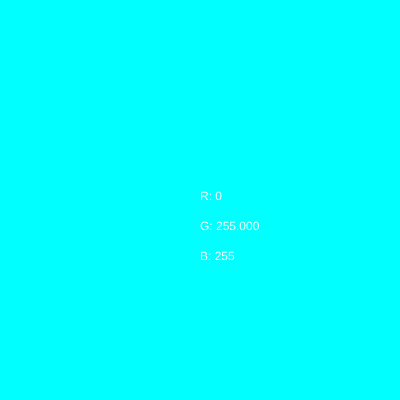
Frame 1 (no input)
Frame 60 (no input): identical to frame 1, image omitted
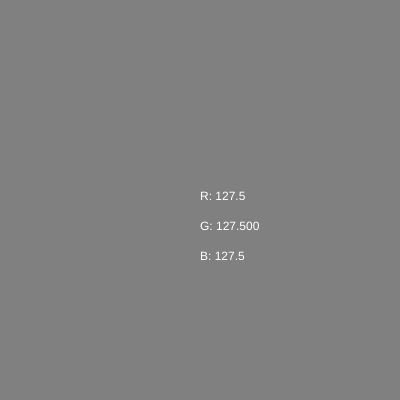
Frame 120 (the mouse pressed at the canvas centre since frame 60)

The p5.js sketch that drew these frames (run headless with seeded random() and noise() and a simulated clock; from frame 60 on, the mouse is pressed at the canvas centre):

// p5.js sketch
// ── sketch.js
function setup() {
  createCanvas(400, 400);
  noStroke();
}

function draw() {
  let red = map(mouseX, 0, width, 0, 255); // from position to color range.
  let green = map(mouseY, 0, height, 255, 0);  // the range can be flipped!
  let blue = map(mouseX, 0, width, 255, 0);
  blue = constrain(blue, 0, 255);

  background(red, green, blue);
  fill(255);
  text(`R: ${red}`, width/2, height/2);
  text(`G: ${nf(green, 3, 3)}`, width/2, height/2 + 30);
  text(`B: ${blue}`, width/2, height/2 + 60);
}
